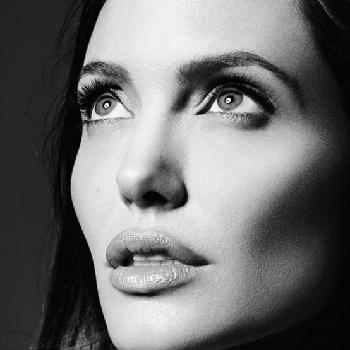
#> input picture val/s1/file_101.jpg, 350 x 350 px; its folder holds 4 pictures in this run
$ python flip.py
#> lines starting #> are read from the running program, lines starting #| are printed output that depends on the picture
import cv2
import numpy

for i in range(101, 130):
    image = cv2.imread('file_{}.jpg'.format(i))
#> image is the input picture: shape (350, 350, 3); mean B, G, R 110, 110.2, 109.9
    flip_image = cv2.flip(image,1)
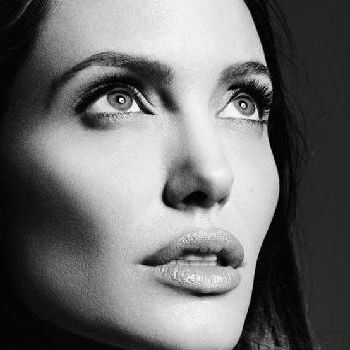
#> flip_image: shape (350, 350, 3); mean B, G, R 110, 110.2, 109.9
    cv2.imwrite('fil_{}.jpg'.format(i), flip_image)
#> pass 2 of the loop `for i in range(101, 130):`:
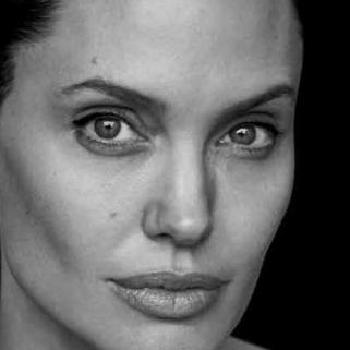
#> input picture val/s1/file_102.jpg, 350 x 350 px
#> image is the input picture: shape (350, 350, 3); min 0, max 219, mean 103.3
#> `flip_image = cv2.flip(image,1)`:
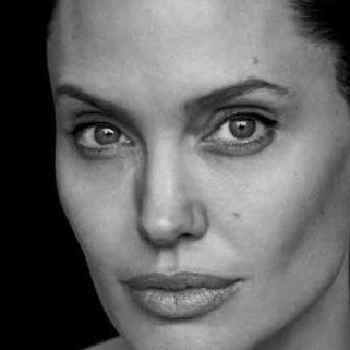
#> flip_image: shape (350, 350, 3); min 0, max 219, mean 103.3
#> pass 3 of the loop `for i in range(101, 130):`:
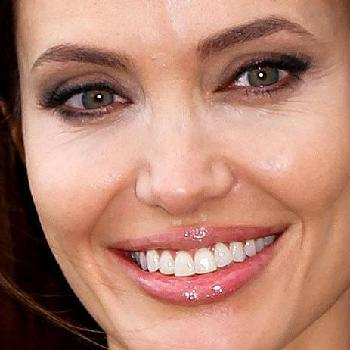
#> input picture val/s1/file_103.jpg, 350 x 350 px
#> image is the input picture: shape (350, 350, 3); mean B, G, R 112.8, 130.3, 179.9
#> `flip_image = cv2.flip(image,1)`:
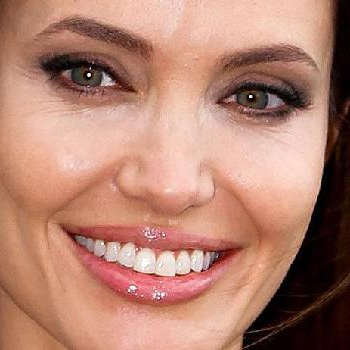
#> flip_image: shape (350, 350, 3); mean B, G, R 112.8, 130.3, 179.9
#> the loop made 29 passes; the first 3 are shown
